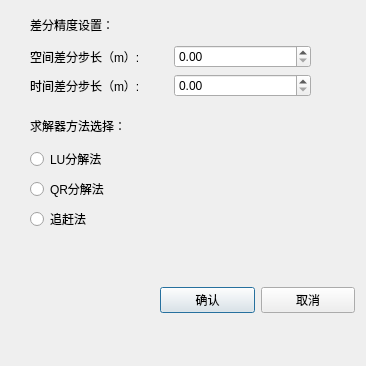
<?xml version="1.0" encoding="UTF-8"?>
<ui version="4.0">
 <class>Set_FDM</class>
 <widget class="QDialog" name="Set_FDM">
  <property name="geometry">
   <rect>
    <x>0</x>
    <y>0</y>
    <width>366</width>
    <height>366</height>
   </rect>
  </property>
  <property name="windowTitle">
   <string>设置数值解求解参数</string>
  </property>
  <widget class="QWidget" name="verticalLayoutWidget">
   <property name="geometry">
    <rect>
     <x>30</x>
     <y>10</y>
     <width>281</width>
     <height>87</height>
    </rect>
   </property>
   <layout class="QVBoxLayout" name="verticalLayout">
    <item>
     <widget class="QLabel" name="label_4">
      <property name="text">
       <string>差分精度设置：</string>
      </property>
     </widget>
    </item>
    <item>
     <layout class="QHBoxLayout" name="horizontalLayout">
      <item>
       <widget class="QLabel" name="label">
        <property name="text">
         <string>空间差分步长（m）:</string>
        </property>
       </widget>
      </item>
      <item>
       <widget class="QDoubleSpinBox" name="SpinBox_step_length"/>
      </item>
     </layout>
    </item>
    <item>
     <layout class="QHBoxLayout" name="horizontalLayout_2">
      <item>
       <widget class="QLabel" name="label_2">
        <property name="text">
         <string>时间差分步长（m）:</string>
        </property>
       </widget>
      </item>
      <item>
       <widget class="QDoubleSpinBox" name="SpinBox_step_time"/>
      </item>
     </layout>
    </item>
   </layout>
  </widget>
  <widget class="QWidget" name="verticalLayoutWidget_2">
   <property name="geometry">
    <rect>
     <x>30</x>
     <y>110</y>
     <width>160</width>
     <height>121</height>
    </rect>
   </property>
   <layout class="QVBoxLayout" name="verticalLayout_2">
    <item>
     <widget class="QLabel" name="label_3">
      <property name="text">
       <string>求解器方法选择：</string>
      </property>
     </widget>
    </item>
    <item>
     <widget class="QRadioButton" name="LU">
      <property name="text">
       <string>LU分解法</string>
      </property>
      <property name="checked">
       <bool>false</bool>
      </property>
      <property name="autoRepeat">
       <bool>false</bool>
      </property>
     </widget>
    </item>
    <item>
     <widget class="QRadioButton" name="QR">
      <property name="text">
       <string>QR分解法</string>
      </property>
      <property name="checked">
       <bool>false</bool>
      </property>
     </widget>
    </item>
    <item>
     <widget class="QRadioButton" name="Cholesky">
      <property name="text">
       <string>追赶法</string>
      </property>
     </widget>
    </item>
   </layout>
  </widget>
  <widget class="QWidget" name="horizontalLayoutWidget_3">
   <property name="geometry">
    <rect>
     <x>160</x>
     <y>260</y>
     <width>195</width>
     <height>80</height>
    </rect>
   </property>
   <layout class="QHBoxLayout" name="horizontalLayout_3">
    <item>
     <widget class="QPushButton" name="sure">
      <property name="text">
       <string>确认</string>
      </property>
     </widget>
    </item>
    <item>
     <widget class="QPushButton" name="back">
      <property name="text">
       <string>取消</string>
      </property>
     </widget>
    </item>
   </layout>
  </widget>
 </widget>
 <resources/>
 <connections>
  <connection>
   <sender>sure</sender>
   <signal>clicked()</signal>
   <receiver>Set_FDM</receiver>
   <slot>accept()</slot>
   <hints>
    <hint type="sourcelabel">
     <x>207</x>
     <y>299</y>
    </hint>
    <hint type="destinationlabel">
     <x>182</x>
     <y>182</y>
    </hint>
   </hints>
  </connection>
  <connection>
   <sender>back</sender>
   <signal>clicked()</signal>
   <receiver>Set_FDM</receiver>
   <slot>reject()</slot>
   <hints>
    <hint type="sourcelabel">
     <x>307</x>
     <y>299</y>
    </hint>
    <hint type="destinationlabel">
     <x>182</x>
     <y>182</y>
    </hint>
   </hints>
  </connection>
 </connections>
</ui>
